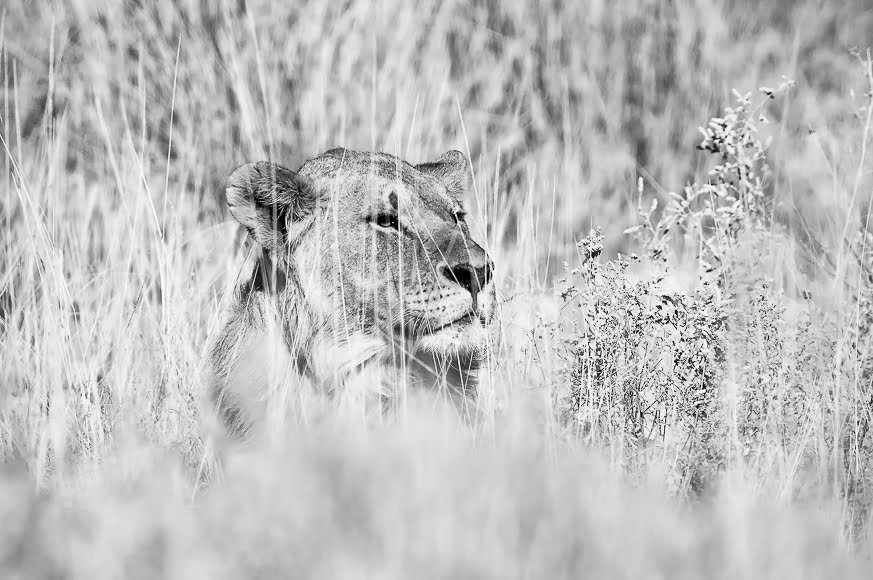
#> input picture 210002083_Vishal_A1/4/sourceandtargets/source-1.jpg, 873 x 580 px
$ jupyter execute --allow-errors problem_4.ipynb
#> lines starting #> are read from the running program, lines starting #| are printed output that depends on the picture
[cell 1]
import cv2
import numpy as np
import matplotlib.pyplot as plt

[cell 2]
# Function to compute histogram
def compute_histogram(image):
    hist = [0] * 256
    for row in image:
        for pixel in row:
            hist[pixel] += 1
    return hist

# Function to compute CDF
def compute_cdf(hist):
    cdf = [0] * 256
    cdf[0] = hist[0]
    for i in range(1, 256):
        cdf[i] = cdf[i - 1] + hist[i]
    cdf_min = min(cdf)
    total_pixels = sum(hist)
    return [(val - cdf_min) / (total_pixels - cdf_min) for val in cdf]

# Function to match histograms
def match_histograms(source, target):
    source_hist = compute_histogram(source)
    target_hist = compute_histogram(target)

    source_cdf = compute_cdf(source_hist)
    target_cdf = compute_cdf(target_hist)

    # Create mapping from source to target
    mapping = [0] * 256
    for src_val in range(256):
        best_match = 0
        min_diff = float("inf")
        for tgt_val in range(256):
            diff = abs(source_cdf[src_val] - target_cdf[tgt_val])
            if diff < min_diff:
                min_diff = diff
                best_match = tgt_val
        mapping[src_val] = best_match

    # Apply mapping
    matched_image = [[mapping[pixel] for pixel in row] for row in source]
    return matched_image

# Load images
def load_grayscale_image(path):
    image = cv2.imread(path, cv2.IMREAD_GRAYSCALE)
    return [[int(pixel) for pixel in row] for row in image]

def display_images(source, target, matched):
    plt.figure(figsize=(12, 12))

    plt.subplot(1, 3, 1)
    plt.title("Source Image")
    plt.imshow(source, cmap="gray")

    plt.subplot(1, 3, 2)
    plt.title("Target Image")
    plt.imshow(target, cmap="gray")

    plt.subplot(1, 3, 3)
    plt.title("Matched Image")
    plt.imshow(matched, cmap="gray")

    plt.show()

[cell 3]
# Load images
source_image = load_grayscale_image("./sourceandtargets/source-1.jpg")
#> in load_grayscale_image, image is the input picture: shape (580, 873); min 0, max 255, mean 190.1
#> source_image = 580 items
target_image = load_grayscale_image("./sourceandtargets/target-1.jpg")
#> call 2 of load_grayscale_image, with path = './sourceandtargets/target-1.jpg'
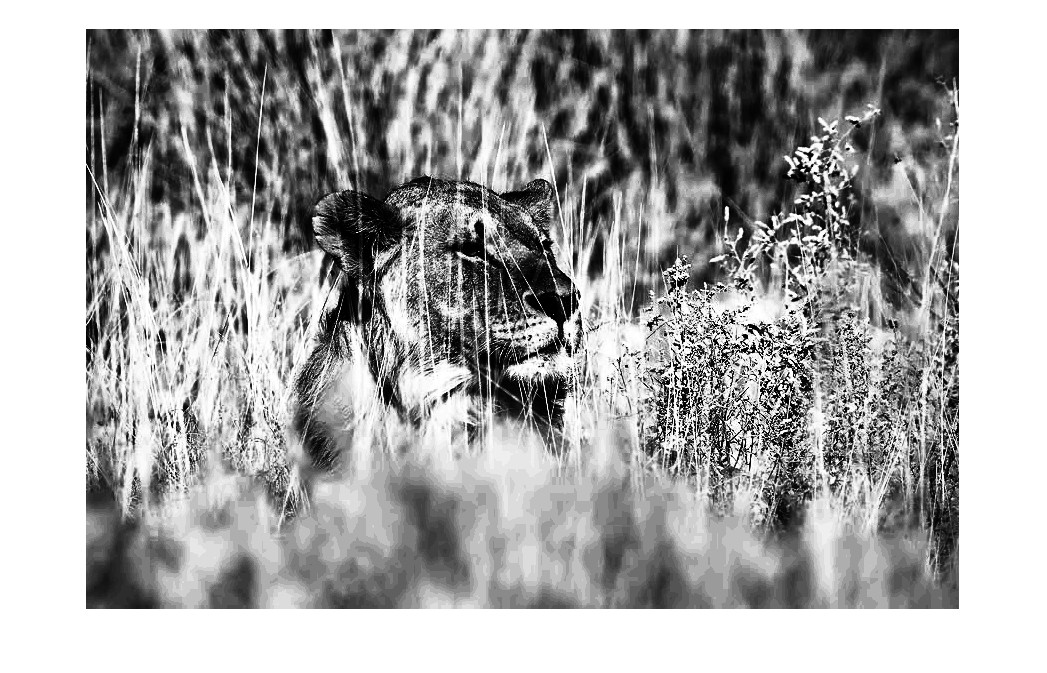
#> input picture 210002083_Vishal_A1/4/sourceandtargets/target-1.jpg, 1047 x 673 px
#> in load_grayscale_image, image is the input picture: shape (673, 1047); min 0, max 255, mean 167.3
#> target_image = 673 items

# Perform histogram matching
matched_image = match_histograms(source_image, target_image)
#> after the loop in compute_histogram, `for row in image:`: hist = 256 values, max 9954 at index 208, min 18 at index 15, mean 1977.9
#> in match_histograms, `source_hist = compute_histogram(source)`: source_hist has the same summary as hist in compute_histogram
#> in match_histograms, `target_hist = compute_histogram(target)`: target_hist = 256 values, max 198181 at index 255, min 181 at index 164, mean 2752.5
#> after the loop in compute_cdf, `for i in range(1, 256):`: cdf = 256 values from 214 to 506340
#> in compute_cdf, `cdf_min = min(cdf)`: cdf_min = 214
#> in compute_cdf, `total_pixels = sum(hist)`: total_pixels = 506340
#> in match_histograms, `source_cdf = compute_cdf(source_hist)`: source_cdf = 256 values from 0 to 1
#> after the loop in match_histograms, `for src_val in range(256):`: mapping = 256 values from 0 to 255
#> in match_histograms, `matched_image = [[mapping[pixel] for pixel in row] for row in source]`: matched_image = 580 items
#> matched_image = 580 items
output_path = "./matched-1.png"

# Convert matched_image to numpy array
matched_image_np = np.array(matched_image, dtype=np.uint8)
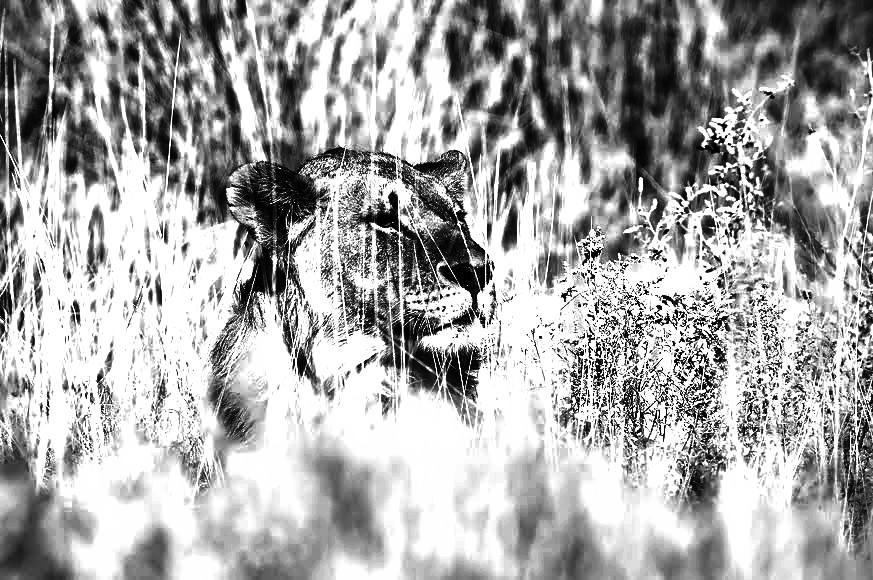
#> matched_image_np: shape (580, 873); min 0, max 255, mean 168.9

cv2.imwrite(output_path, matched_image_np)
print(f"Processed image saved to: {output_path}")

# Display results
display_images(source_image, target_image, matched_image_np)
#> in display_images, `plt.show()`:
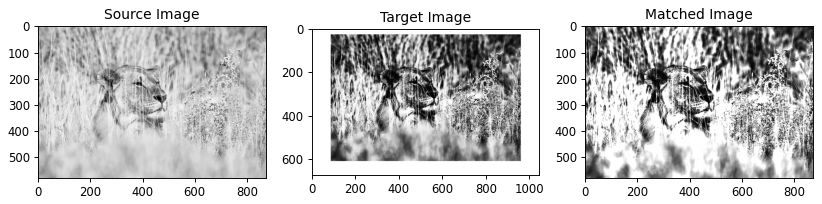
#> figure drawn by matplotlib, 3 panels

[cell 4]
# Load images
source_image = load_grayscale_image("./sourceandtargets/source-2.jpg")
#> call 3 of load_grayscale_image, with path = './sourceandtargets/source-2.jpg'
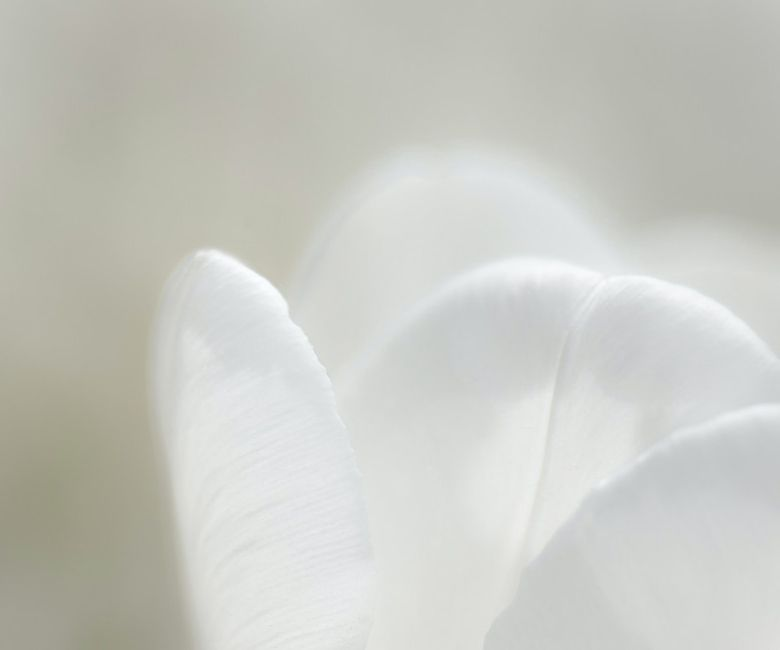
#> input picture 210002083_Vishal_A1/4/sourceandtargets/source-2.jpg, 780 x 650 px
#> source_image = 650 items
target_image = load_grayscale_image("./sourceandtargets/target-2.jpg")
#> call 4 of load_grayscale_image, with path = './sourceandtargets/target-2.jpg'
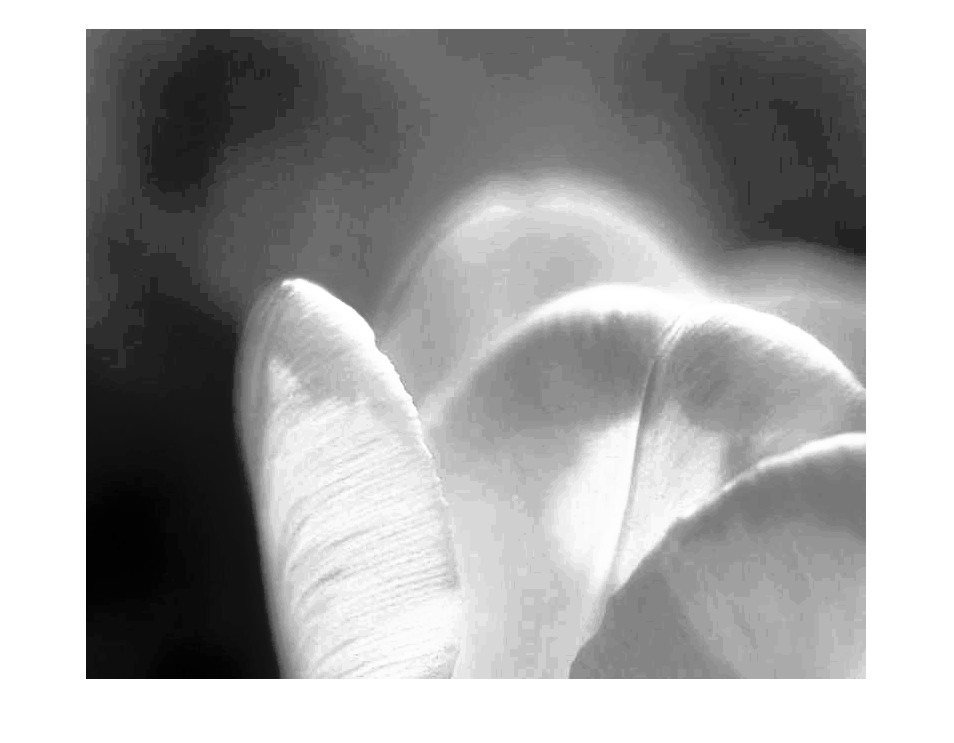
#> input picture 210002083_Vishal_A1/4/sourceandtargets/target-2.jpg, 954 x 743 px
#> in load_grayscale_image, image is the input picture: shape (743, 954); min 0, max 255, mean 166.4
#> target_image = 743 items

# Perform histogram matching
matched_image = match_histograms(source_image, target_image)
#> matched_image = 650 items
output_path = "./matched-2.png"

# Convert matched_image to numpy array
matched_image_np = np.array(matched_image, dtype=np.uint8)
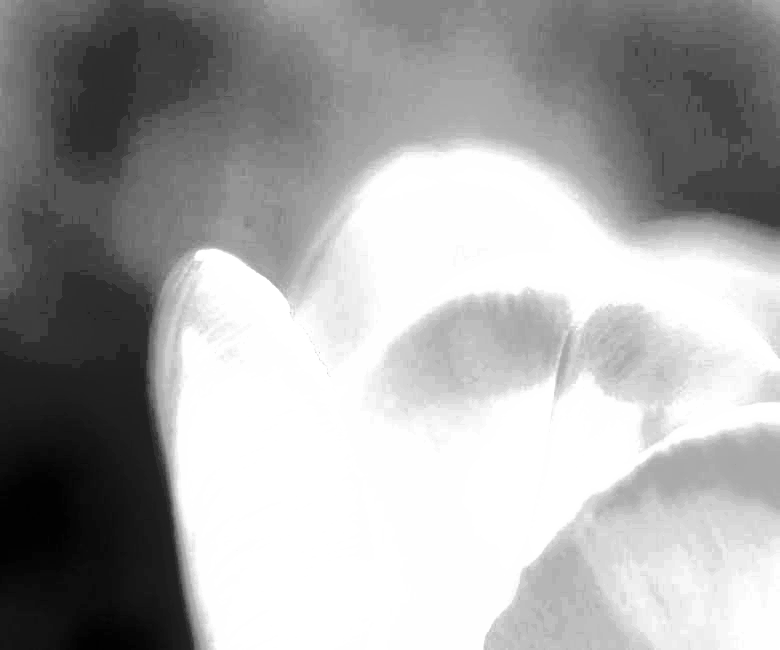
#> matched_image_np: shape (650, 780); min 1, max 255, mean 167.9

cv2.imwrite(output_path, matched_image_np)
print(f"Processed image saved to: {output_path}")

# Display results
display_images(source_image, target_image, matched_image_np)
#> in display_images (call 2), `plt.show()`:
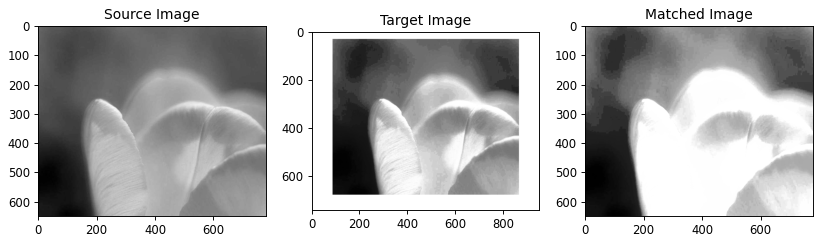
#> figure drawn by matplotlib, 3 panels
